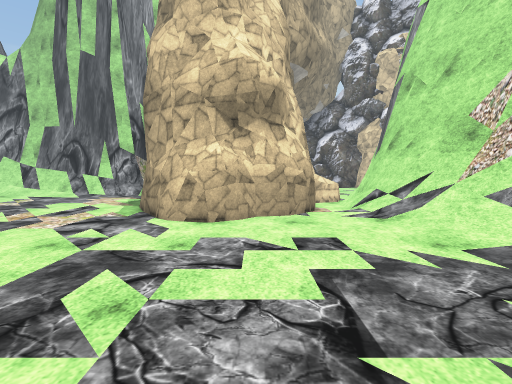
view 1 (above)

16 first-person views from a walk through a 3-D level made in the Unity game engine. The camera is 1.4 m above the floor, tilts 4° down and sees 85° across. The floor is counted in squares, 1 m on a side. Each view is taken from the middle of a square. On the plan, view 1 faces up. The plan holds only what a view shows up to about 14 squares ahead; the rest is blank. The place goes on beyond the plan. The player character is not drawn. Some surface patterns are stand-ins.

view 2
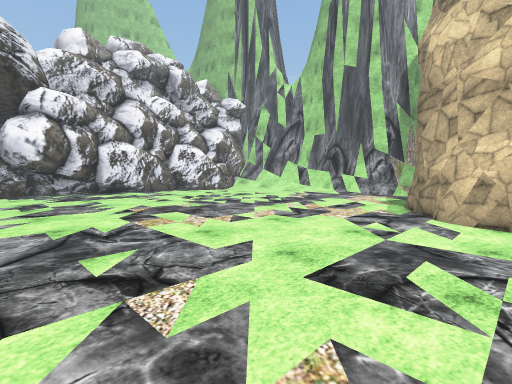

view 3
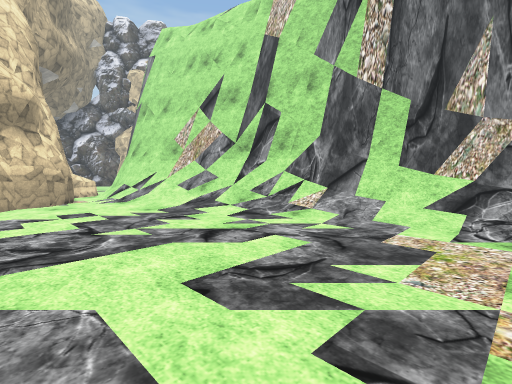

view 4
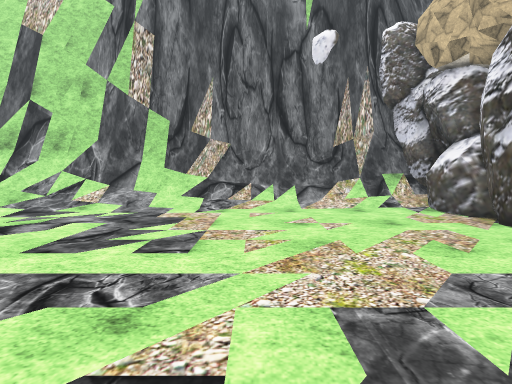

view 5
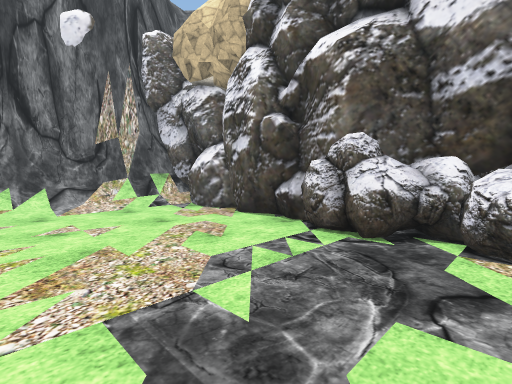

view 6
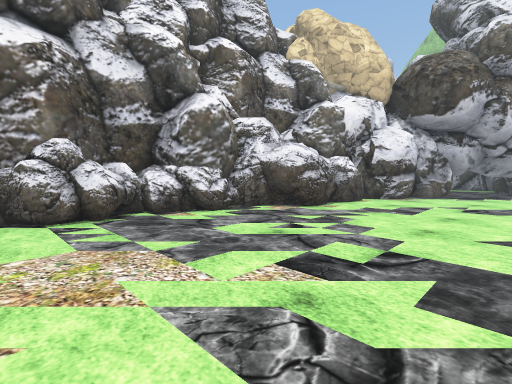

view 7
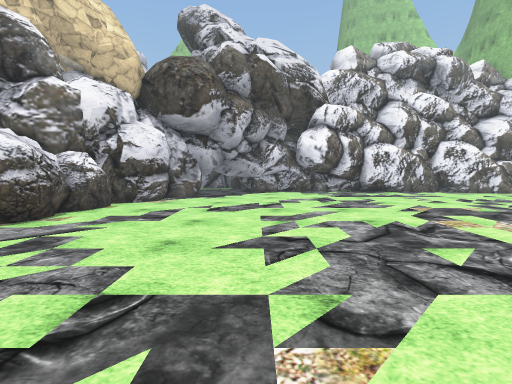

view 8
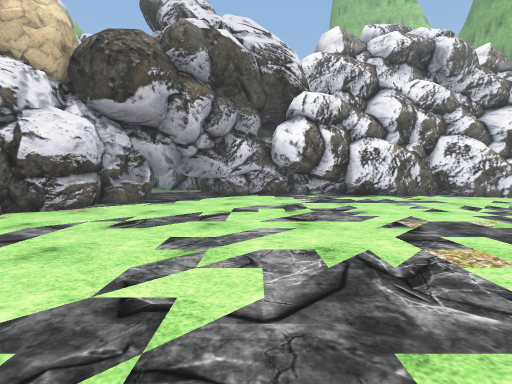

view 9
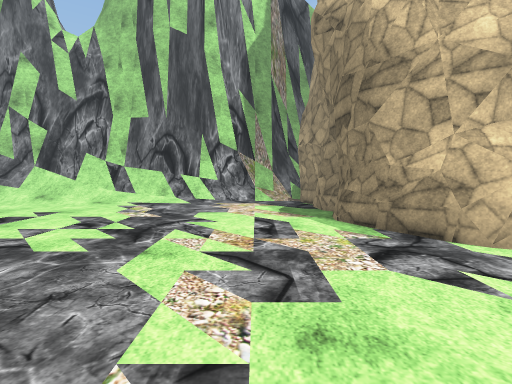

view 10
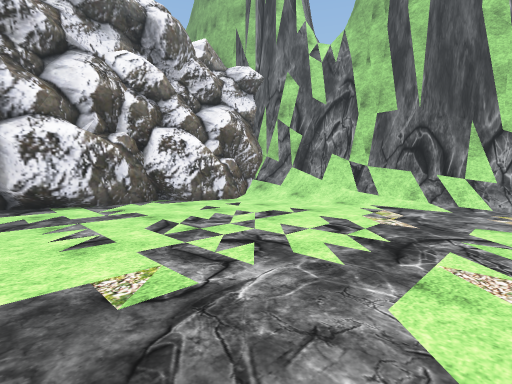

view 11
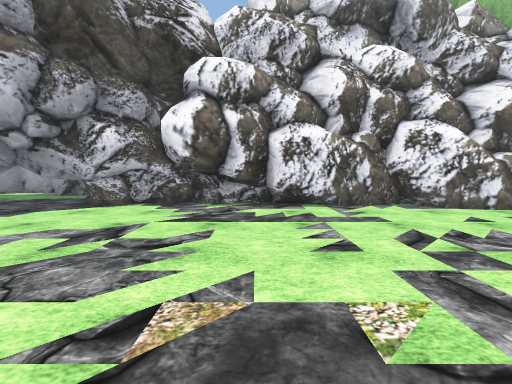

view 12
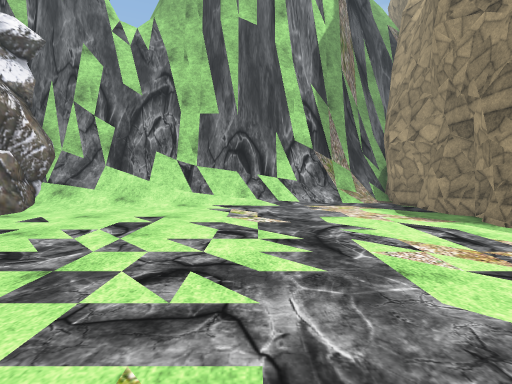

view 13
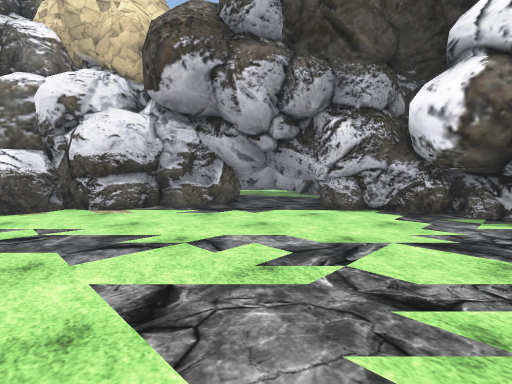

view 14
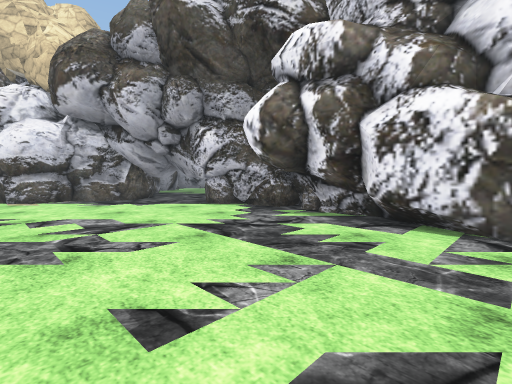

view 15
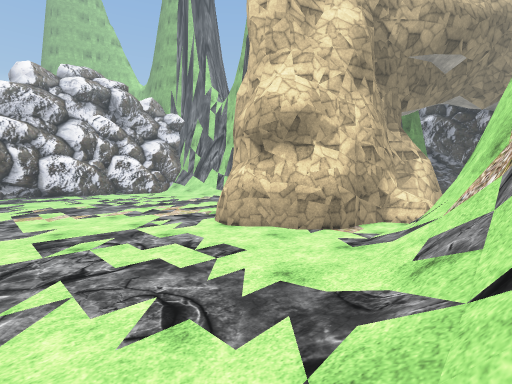

view 16
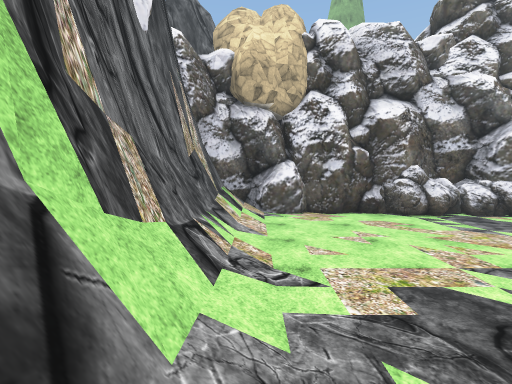

### Floor plan
Key: @ floor where view 1 was taken; # wall or solid block; . floor; / step, stairs or slope; = window, fence, low wall or low ledge; R rock.
Columns run from 21 left of view 1 to 9 right of it. Each row starts with its distance up from view 1.
 18        ########=#
 17  ########===////#       ##
 16  ##==/////......##      ##
 15  #/////..........#      #=
 14  #...............#      #=#
 13  #...............#     ##/#
 12  #...............#     #./#
 11 ##...............#     #./##
 10 #................##   ##./##
  9 #.................#####..//#
  8 #..................##....//##
  7 ##.......................//##
  6 ##........................//#
  5 ##........................//#
  4 #.........................//##
  3 #........................../##
  2 #........................../=#
  1 #..........................//#
  0 #....................@.....//##
 -1 #.................. ......../##
 -2 ##................. ......../=#
 -3 ##..........................//#
 -4 ##..........................//#
 -5 #...........................//#
 -6 ###........................../#
 -7  ####......................../#
 -8     ####....................//#
 -9        ######...............//#
-10            ###..............//#
-11              ##RR...........//#
-12               ###RRRRR.....///#
-13                  RRR ##########
-14                  RR
-15                   R

Where each view was taken, in squares from view 1:
view 1: 0 up, 0 right, facing up
view 2: 1 down, 1 left, facing up-left
view 3: 5 down, 1 left, facing up-right
view 4: 6 down, 4 left, facing right
view 5: 6 down, 4 left, facing down-right
view 6: 3 down, 1 right, facing down-left
view 7: 3 down, 1 left, facing left
view 8: 1 down, 4 left, facing left
view 9: 3 up, 7 left, facing up
view 10: 4 up, 8 left, facing up-left
view 11: 4 up, 9 left, facing left
view 12: 4 up, 11 left, facing up
view 13: 3 up, 11 left, facing down-left
view 14: 8 up, 13 left, facing down-left
view 15: 1 up, 7 right, facing up-left
view 16: 1 up, 7 right, facing down
